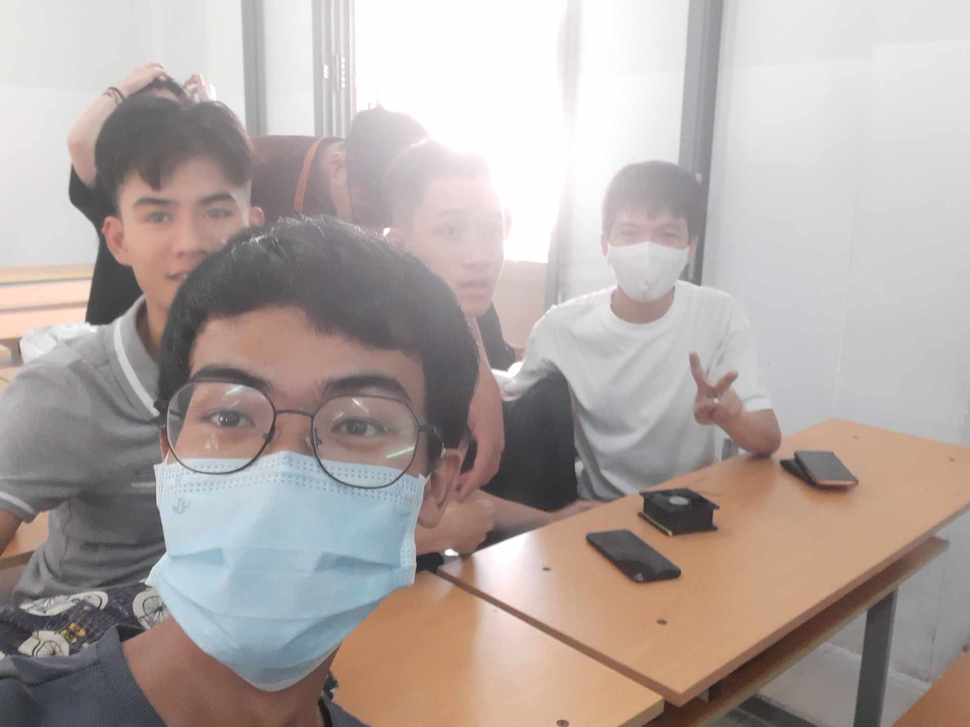
%> input picture Lab1/image.png, 970 x 727 px, shrunk from 1912 x 1434 before the run
$ octave bai1b.m   (GNU Octave 9; MATLAB toolbox functions it lacks are replaced by stand-ins)
%> lines starting %> are read from the running program, lines starting %| are printed output that depends on the picture
### Lab1/quantization.m
function image = quantization(img, delta)
delta = double(2^(8-delta));
image = uint8(floor(double(img)/delta)*delta);
end

### Lab1/bai1b.m
close all;
image = imread("image.png");
%> image is the input picture: size 727x970x3 uint8; mean R, G, B 176.8, 166.5, 162.8
imwrite(image,'image.png');
s = dir('image.png');
subplot(221); imshow(image); title(string(s.bytes) + 'Bytes, Original');
img = quantization(image, 2);
%> in quantization, `image = uint8(floor(double(img)/delta)*delta);`:
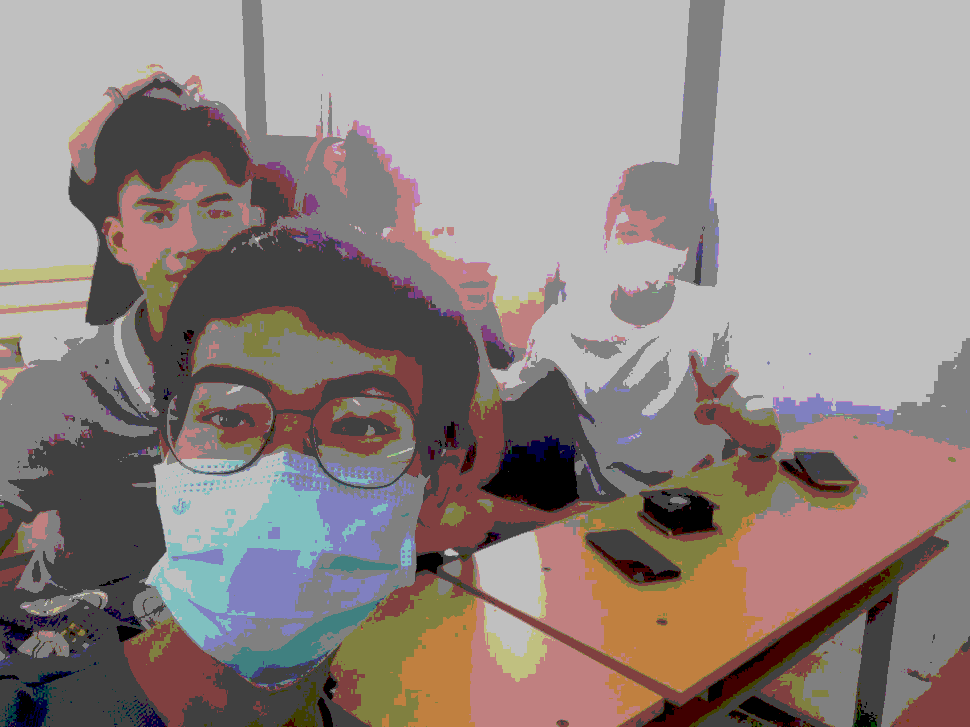
%> image: size 727x970x3 uint8; mean R, G, B 145.5, 134.4, 131.2
imwrite(img,"img1.png");
s = dir('img1.png');
subplot(222); imshow(img); title(string(s.bytes) + "Bytes, Bits = 2");
img = quantization(image, 4);
imwrite(img,"img2.png");
s = dir('img2.png');
subplot(223); imshow(img); title(string(s.bytes) + "Bytes, Bits = 4");
img = quantization(image, 1);
%> call 3 of quantization, with delta = 1
%> in quantization (call 3), `image = uint8(floor(double(img)/delta)*delta);`:
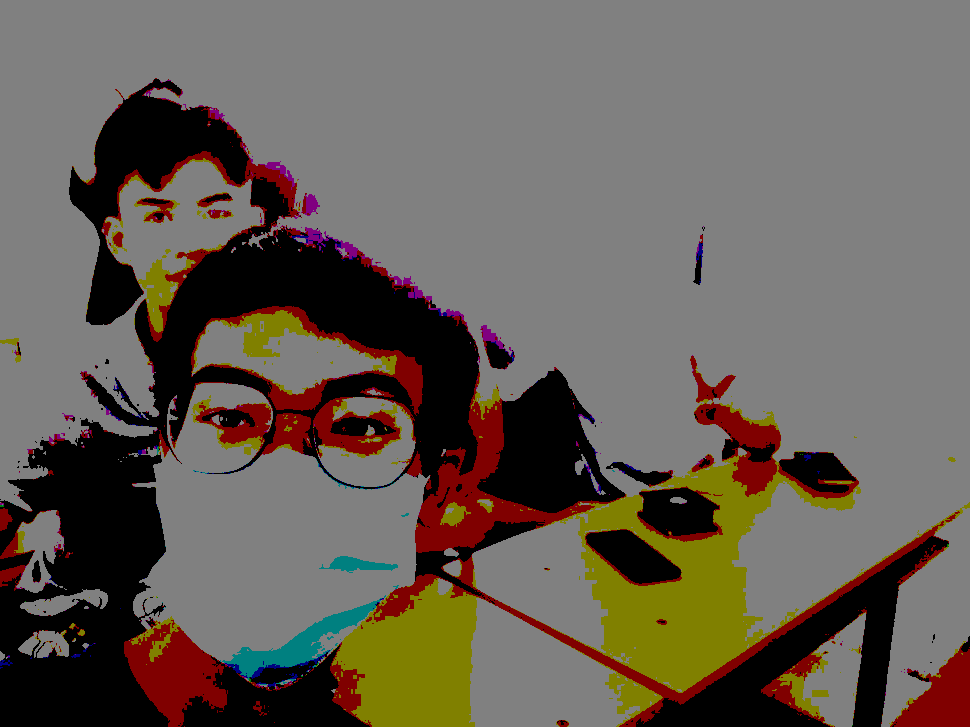
%> image: size 727x970x3 uint8; mean R, G, B 102.8, 94.5, 86
imwrite(img,"img4.png");
s = dir('img4.png');
subplot(224); imshow(img); title(string(s.bytes) + "Bytes, Bits = 1");
%> after `title(string(s.bytes) + "Bytes, Bits = 1")`:
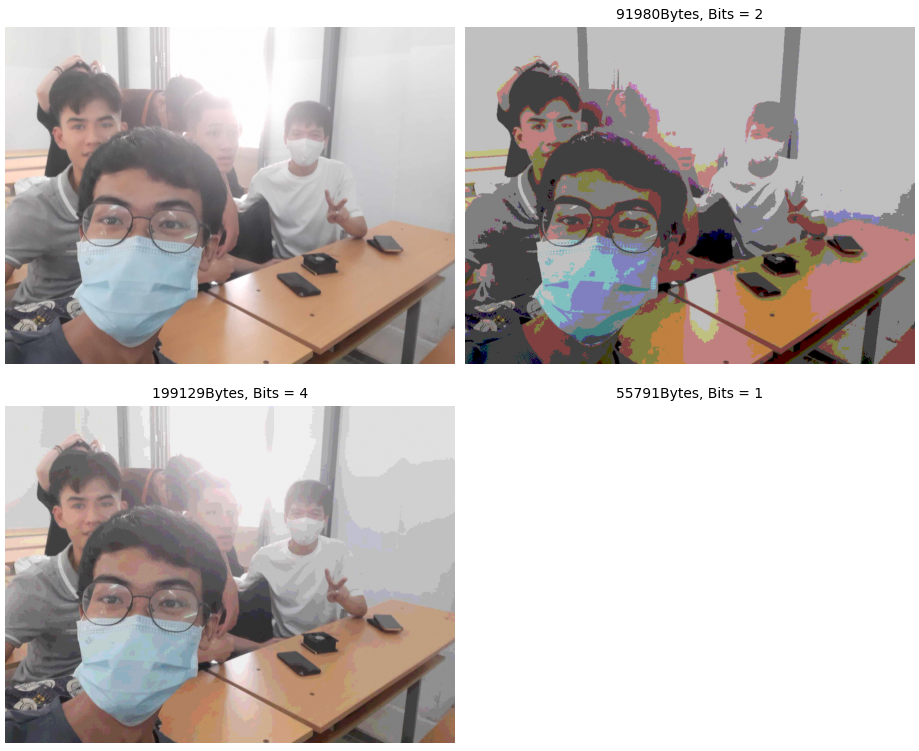
%> figure redrawn from the program's plot data, 4 panels
